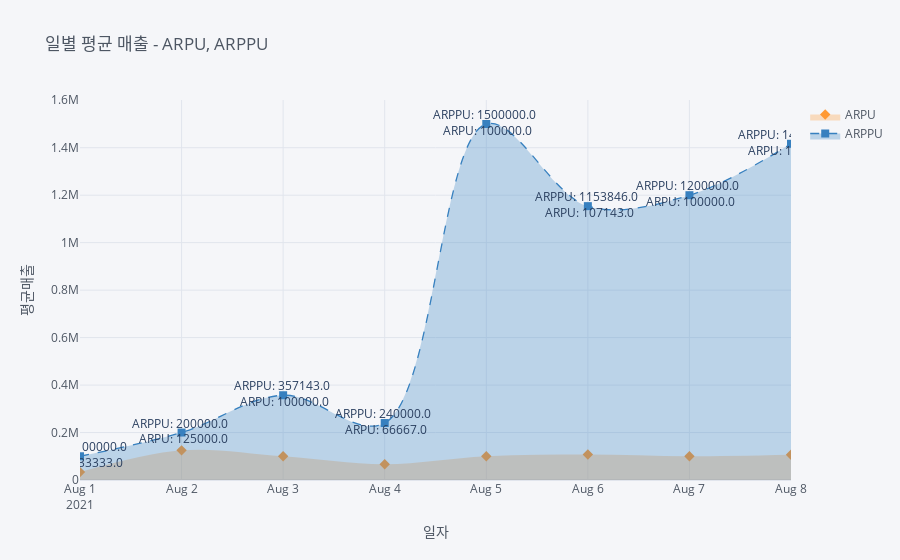

Source (notebook cell):
### Code cell
# DR, ARPU, ARPPU - 매출
_kind = 'line'
_dash = {'ARPU':'solid', 'ARPPU':'dash'}
_mode = {'ARPU':'markers', 'ARPPU':'lines+markers+text'}
_symbol = {'ARPU':'diamond', 'ARPPU':'square'}
_interpolation = {'ARPU':'spline', 'ARPPU':'spline'}
_size = 8

purchase = data.withColumn("datetime", to_date(col('DT'), 'yyyy-MM-dd')).drop("DT", "DAU", "PU", "DR")
pdPurchase = purchase.toPandas().set_index('datetime')

arppu = list(pdPurchase['ARPPU'])
arpu = list(pdPurchase['ARPU'])
_text = [f'ARPPU: {x} <br> ARPU: {y}' for x,y in list(zip(arppu, arpu))]

pdPurchase.iplot(kind='line', text=_text, title='일별 평균 매출 - ARPU, ARPPU', xTitle='일자', yTitle='평균매출', fill=True, \
                 dash=_dash, mode=_mode, symbol=_symbol, interpolation=_interpolation, size=_size)

### Figure 1 — Plotly figure (JSON) as saved in the notebook; plotly's stock layout.template omitted (floating-point values rounded to 4 significant figures)
{"data": [{"fill": "tozeroy", "fillcolor": "rgba(255, 153, 51, 0.3)", "line": {"color": "rgba(255, 153, 51, 1.0)", "dash": "solid", "shape": "spline", "width": 1.3}, "marker": {"size": 8, "symbol": "diamond"}, "mode": "markers", "name": "ARPU", "text": ["ARPPU: 100000.0 <br> ARPU: 33333.0", "ARPPU: 200000.0 <br> ARPU: 125000.0", "ARPPU: 357143.0 <br> ARPU: 100000.0", "ARPPU: 240000.0 <br> ARPU: 66667.0", "ARPPU: 1500000.0 <br> ARPU: 100000.0", "ARPPU: 1153846.0 <br> ARPU: 107143.0", "ARPPU: 1200000.0 <br> ARPU: 100000.0", "ARPPU: 1416667.0 <br> ARPU: 106250.0"], "type": "scatter", "x": ["2021-08-01", "2021-08-02", "2021-08-03", "2021-08-04", "2021-08-05", "2021-08-06", "2021-08-07", "2021-08-08"], "y": [33333, 125000, 100000, 66667, 100000, 107143, 100000, 106250]}, {"fill": "tozeroy", "fillcolor": "rgba(55, 128, 191, 0.3)", "line": {"color": "rgba(55, 128, 191, 1.0)", "dash": "dash", "shape": "spline", "width": 1.3}, "marker": {"size": 8, "symbol": "square"}, "mode": "lines+markers+text", "name": "ARPPU", "text": ["ARPPU: 100000.0 <br> ARPU: 33333.0", "ARPPU: 200000.0 <br> ARPU: 125000.0", "ARPPU: 357143.0 <br> ARPU: 100000.0", "ARPPU: 240000.0 <br> ARPU: 66667.0", "ARPPU: 1500000.0 <br> ARPU: 100000.0", "ARPPU: 1153846.0 <br> ARPU: 107143.0", "ARPPU: 1200000.0 <br> ARPU: 100000.0", "ARPPU: 1416667.0 <br> ARPU: 106250.0"], "type": "scatter", "x": ["2021-08-01", "2021-08-02", "2021-08-03", "2021-08-04", "2021-08-05", "2021-08-06", "2021-08-07", "2021-08-08"], "y": [100000, 200000, 357143, 240000, 1500000, 1153846, 1200000, 1416667]}], "layout": {"autosize": true, "legend": {"bgcolor": "#F5F6F9", "font": {"color": "#4D5663"}}, "paper_bgcolor": "#F5F6F9", "plot_bgcolor": "#F5F6F9", "title": {"font": {"color": "#4D5663"}, "text": "일별 평균 매출 - ARPU, ARPPU"}, "xaxis": {"autorange": true, "gridcolor": "#E1E5ED", "range": ["2021-08-01", "2021-08-08"], "showgrid": true, "tickfont": {"color": "#4D5663"}, "title": {"font": {"color": "#4D5663"}, "text": "일자"}, "type": "date", "zerolinecolor": "#E1E5ED"}, "yaxis": {"autorange": true, "gridcolor": "#E1E5ED", "range": [0, 1627000.0], "showgrid": true, "tickfont": {"color": "#4D5663"}, "title": {"font": {"color": "#4D5663"}, "text": "평균매출"}, "type": "linear", "zerolinecolor": "#E1E5ED"}}}
